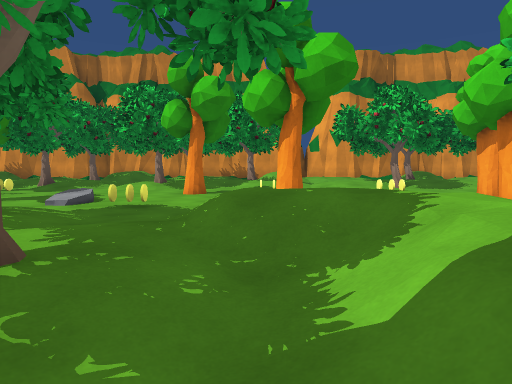
view 1 (above)

19 first-person views from a walk through a scene from a Unity 3-D project. The camera is 1.3 m above the floor, tilts 4° down and sees 70° across. The floor is counted in squares, 2 m on a side. Each view is taken from the middle of a square. On the plan, view 1 faces up. The plan holds only what a view shows up to about 11 squares ahead; the rest is blank. The place goes on beyond the plan. The player is left out.

view 2
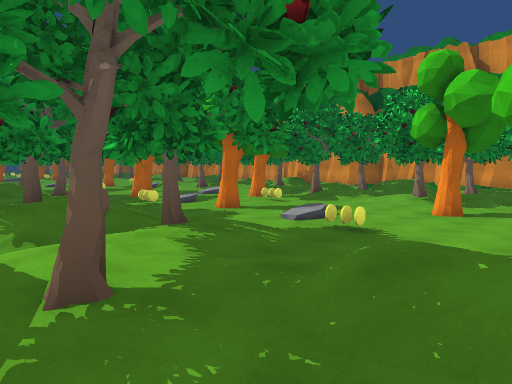

view 3
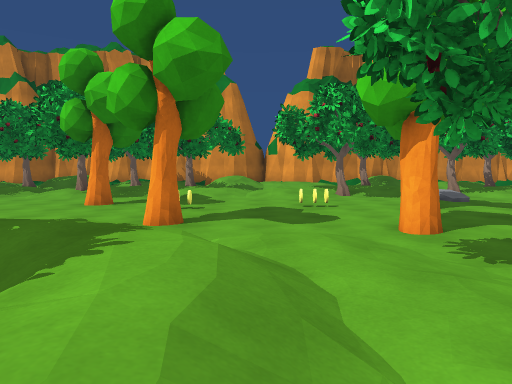

view 4
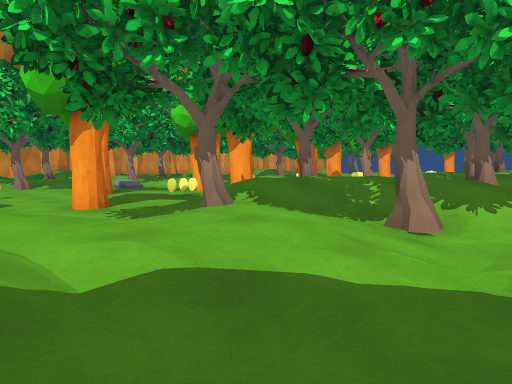

view 5
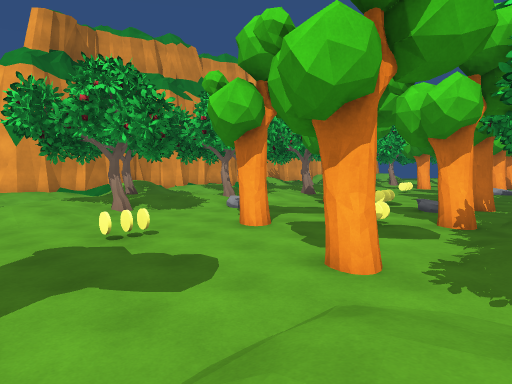

view 6
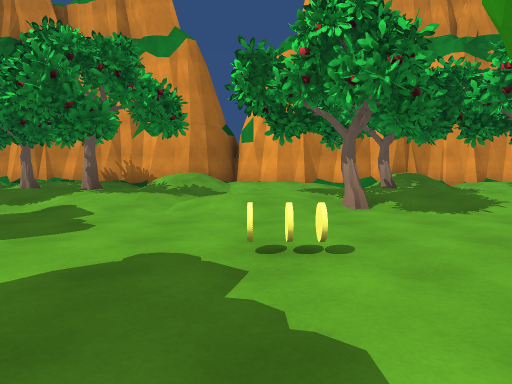

view 7
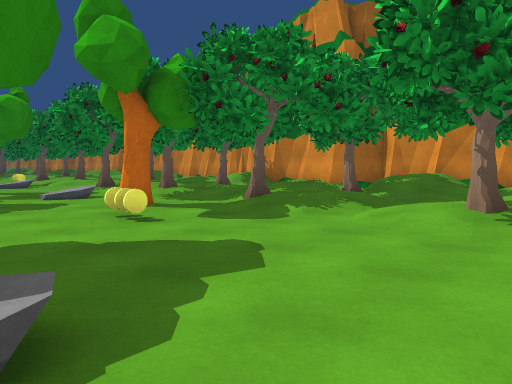

view 8
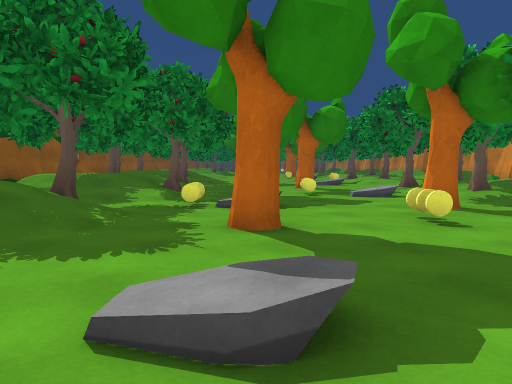

view 9
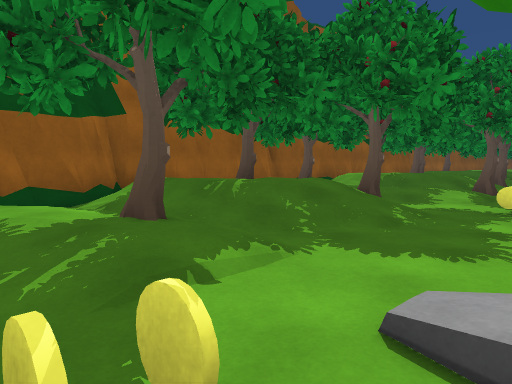

view 10
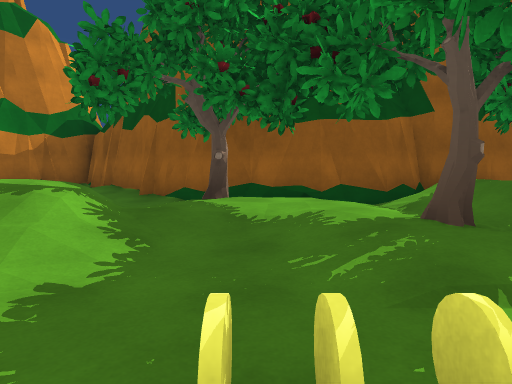

view 11
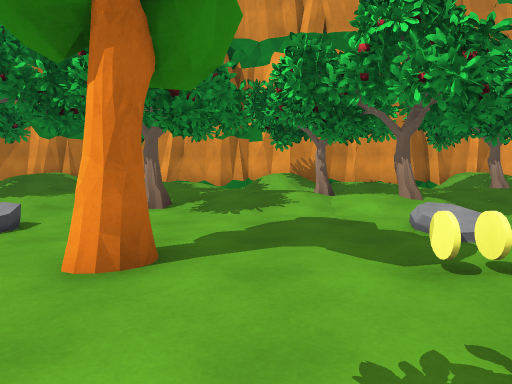

view 12
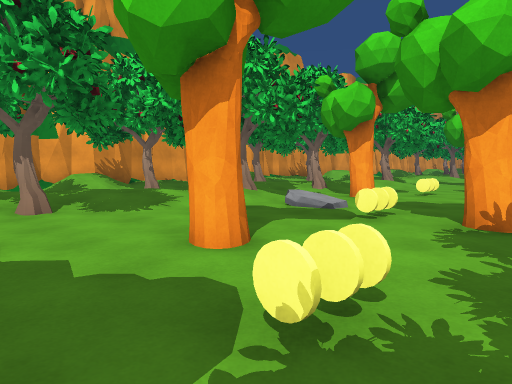

view 13
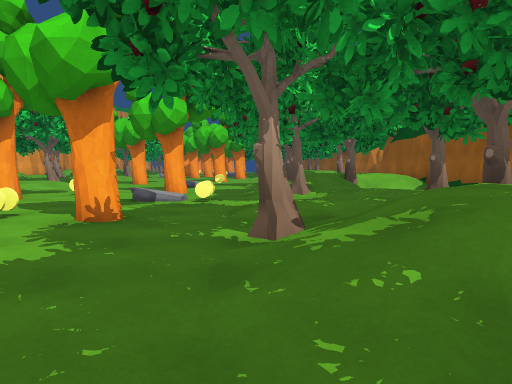

view 14
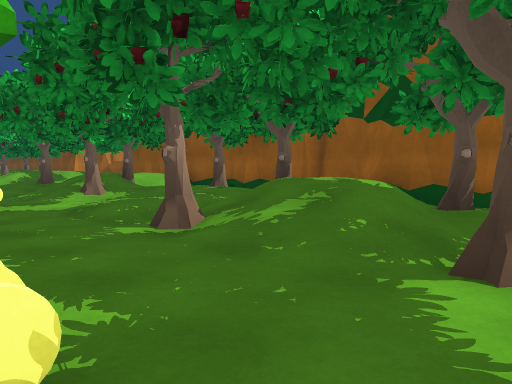

view 15
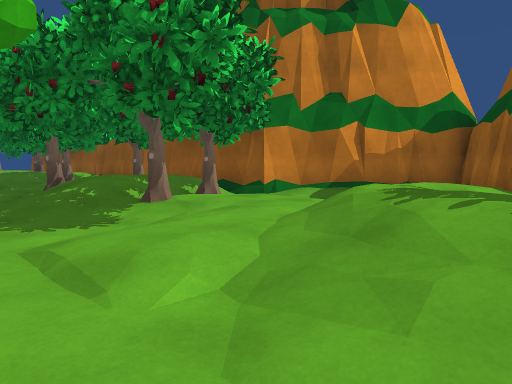

view 16
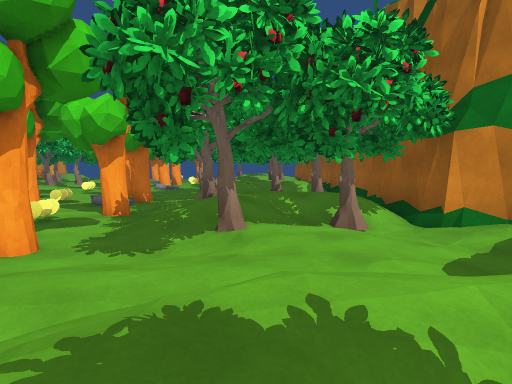

view 17
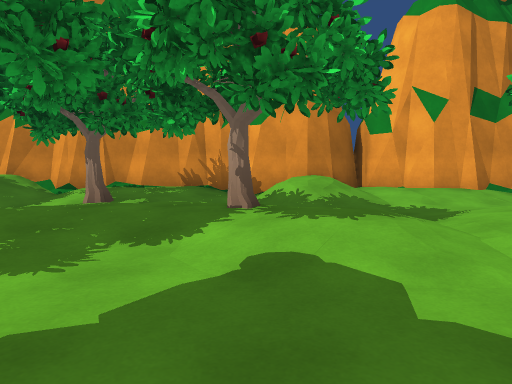

view 18
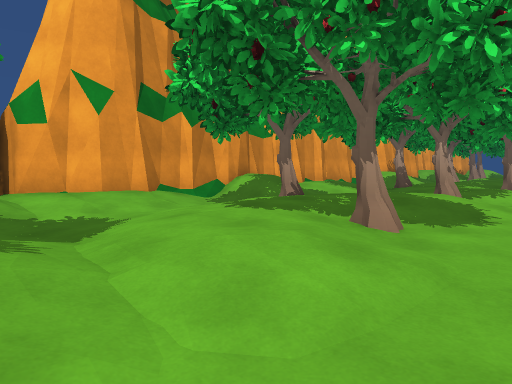

view 19
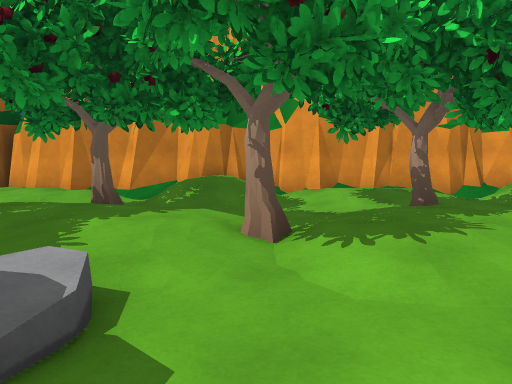

### Floor plan
Key: @ floor where view 1 was taken; # wall or solid block; . main floor; : floor 0.25 m higher than the main floor; - floor 0.25 m lower than the main floor; + floor 0.5 m higher than the main floor; * floor 0.75 m higher than the main floor; / step, stairs or slope; = window, fence, low wall or low ledge; T tree; O other object.
Columns run from 15 left of view 1 to 11 right of it. Each row starts with its distance up from view 1.
 18                  ##
 17 ###########################
 16  :.///:/.//.:://*/:://*/:::
 15    ==..  //-O.-//...-.//...
 14      #   T.  :=  -.::O.-.#:
 13   :::=:T:::=:::#:.::::=.:==
 12 TT.:O::.T::=#..==::T.::#=TT
 11 ............=........./.=.
 10 +..../.T............../..T
  9 .. ../...O...T....O........
  8 ....O..........O....T..T.O.
  7 .O...T./.T......T.....O...
  6 .......O.....O.....T...T.T.
  5 ...#.:......:....:......:..
  4 #=T==:..T=T:T.///::./OO::#=
  3  =TTT:::TTT.:=:/*/::O=T  T=
  2  T.*TOO: /T/:T#.//::TTTTT T
  1  ####  # //./..-//.../T T
  0       #########@.....######
 -1               ##/.::##
 -2                ###/##
 -3                  ###

Where each view was taken, in squares from view 1:
view 1: 0 up, 0 right, facing up
view 2: 1 up, 1 right, facing up-left
view 3: 1 up, 2 right, facing up
view 4: 0 up, 2 right, facing up-right
view 5: 4 up, 1 right, facing up-right
view 6: 6 up, 3 right, facing up
view 7: 7 up, 2 left, facing up-left
view 8: 7 up, 2 left, facing left
view 9: 7 up, 2 left, facing down-left
view 10: 7 up, 2 left, facing down
view 11: 6 up, 12 left, facing up
view 12: 6 up, 15 left, facing up-right
view 13: 5 up, 15 left, facing right
view 14: 7 up, 15 left, facing down-right
view 15: 6 up, 0 right, facing down-right
view 16: 3 up, 0 right, facing right
view 17: 9 up, 0 right, facing up
view 18: 10 up, 1 right, facing up-right
view 19: 9 up, 8 right, facing up
